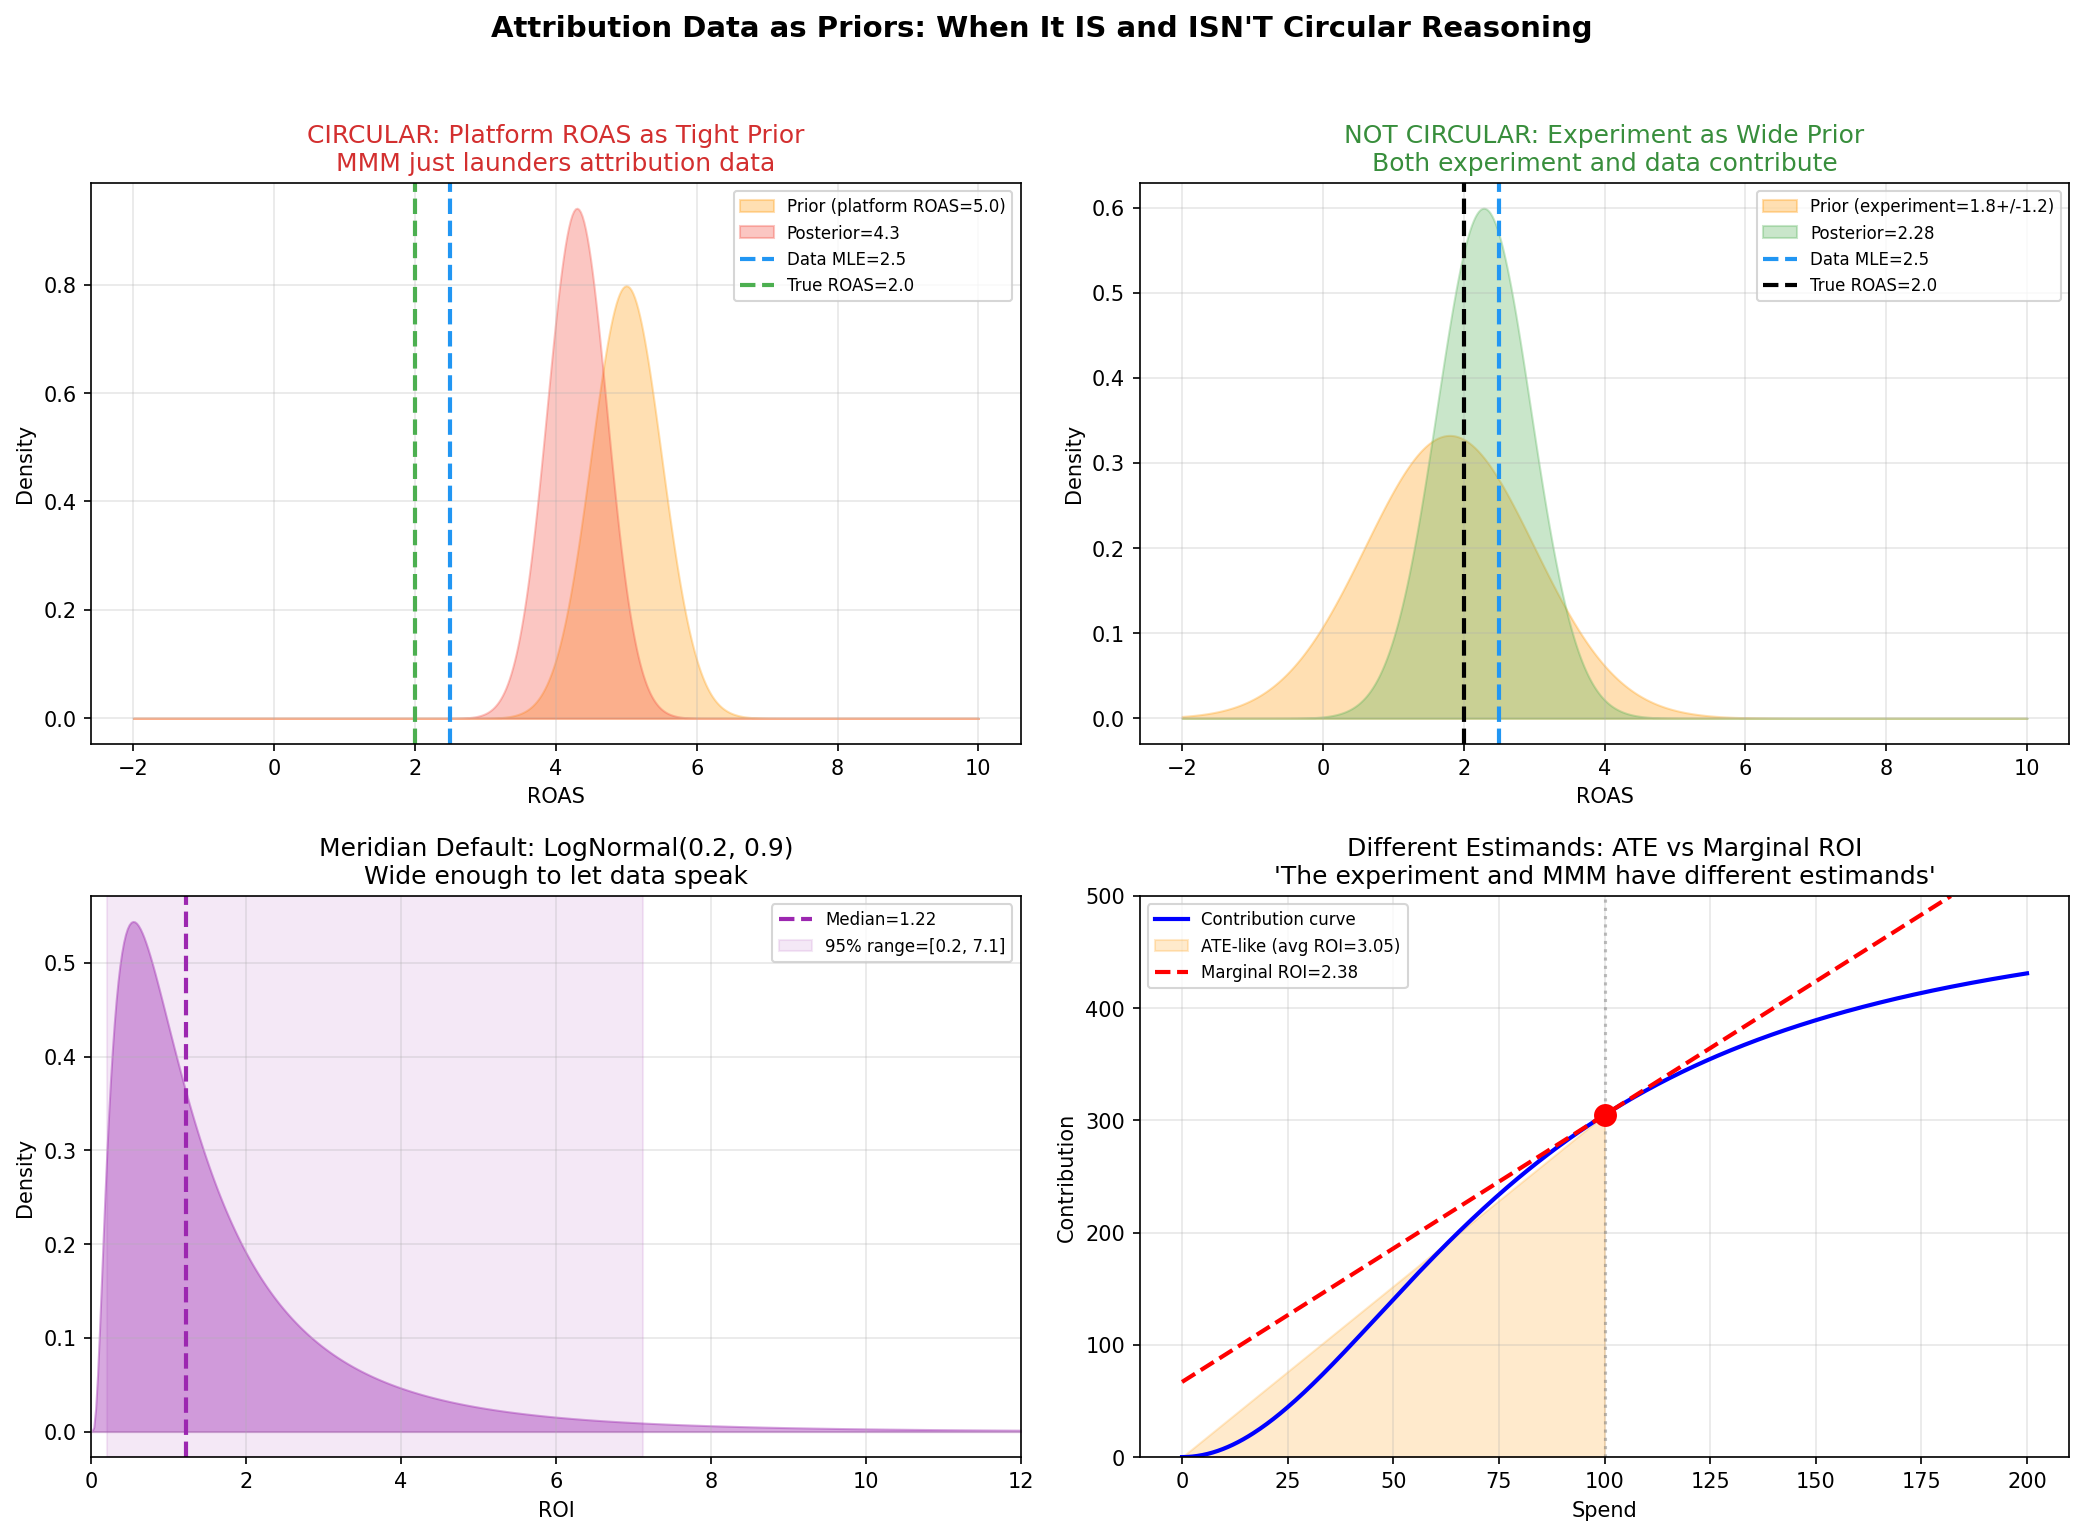

Recreate this plot in Python.
"""
10 - Attribution Data as Priors: When It IS and ISN'T Circular Reasoning
=========================================================================
Research Point (Section 9 / report 2.7):
  "If attribution data is used to setup MMM -- why MMM is needed in the
   first place? To dress up attribution data with some noise?"

  CIRCULAR when:
    - Platform-reported ROAS as tight prior (Google Ads ROAS=5 -> Meridian prior)
    - Last-click attribution -> prior (MMM just smooths attribution)
    - Tight priors in small data (prior dominates regardless)

  NOT CIRCULAR when:
    - Priors from randomized experiments (geo-lift, conversion lift)
    - Wide default priors (LogNormal(0.2, 0.9) allows 0.2 to 8.0)
    - Prior-posterior comparison shows data moved the prior

  "The ROI measured by an experiment never aligns perfectly with the
   ROI measured by MMM. They have different estimands."

This script demonstrates:
  1. Tight platform-based priors -> MMM confirms platform data (circular)
  2. Wide experiment-based priors -> MMM discovers from data (not circular)
  3. The "different estimands" problem
  4. How to detect circularity: source quality + prior strength + posterior movement
"""

import numpy as np
import matplotlib.pyplot as plt
from scipy import stats

from demo_utils import finalize_figure

np.random.seed(42)


def bayesian_update(prior_mean, prior_std, data_mean, data_std):
    """Normal-Normal conjugate update."""
    prior_prec = 1.0 / prior_std**2
    data_prec = 1.0 / data_std**2
    post_prec = prior_prec + data_prec
    post_mean = (prior_prec * prior_mean + data_prec * data_mean) / post_prec
    post_std = 1.0 / np.sqrt(post_prec)
    return post_mean, post_std


def overlap_coefficient(mu1, sig1, mu2, sig2, grid=None):
    """Compute overlap coefficient between two Gaussians."""
    if grid is None:
        grid = np.linspace(
            min(mu1, mu2) - 4 * max(sig1, sig2),
            max(mu1, mu2) + 4 * max(sig1, sig2),
            5000,
        )
    pdf1 = stats.norm.pdf(grid, mu1, sig1)
    pdf2 = stats.norm.pdf(grid, mu2, sig2)
    return np.trapz(np.minimum(pdf1, pdf2), grid)


def prior_weight(prior_std, data_std):
    """Weight placed on the prior mean in the conjugate posterior."""
    prior_prec = 1.0 / prior_std**2
    data_prec = 1.0 / data_std**2
    return prior_prec / (prior_prec + data_prec)


def posterior_leans_toward(prior_mean, post_mean, data_mean):
    """Whether the posterior remains closer to the prior or the data."""
    return "prior" if abs(post_mean - prior_mean) < abs(post_mean - data_mean) else "data"


# ══════════════════════════════════════════════════════════════════════════
# SCENARIO 1: CIRCULAR -- Platform ROAS as Tight Prior
# ══════════════════════════════════════════════════════════════════════════

print("=" * 70)
print("SCENARIO 1: CIRCULAR REASONING")
print("Using Google Ads self-reported ROAS as a tight prior in Meridian")
print("=" * 70)

# Google Ads says ROAS = 5.0 (self-reported, likely inflated)
# True incremental ROAS = 2.0 (what MMM should find)
# Data suggests ROAS around 2.5 (noisy but closer to truth)

platform_roas = 5.0
true_roas = 2.0
data_roas = 2.5
data_noise = 0.8  # informative observational data, but still noisy

# Tight prior from platform data
tight_prior_mean = platform_roas
tight_prior_std = 0.5  # very confident in platform number

post_mean_tight, post_std_tight = bayesian_update(
    tight_prior_mean, tight_prior_std, data_roas, data_noise
)
tight_prior_weight = prior_weight(tight_prior_std, data_noise)

print(f"\n  Platform-reported ROAS:   {platform_roas}")
print(f"  True incremental ROAS:    {true_roas}")
print(f"  Data suggests (MLE):      {data_roas}")
print(f"  Tight prior:              N({tight_prior_mean}, {tight_prior_std})")
print(f"  Posterior:                 N({post_mean_tight:.2f}, {post_std_tight:.2f})")
print(f"  Prior weight in posterior: {tight_prior_weight:.1%}")
print(
    f"  Prior-posterior overlap:   {overlap_coefficient(tight_prior_mean, tight_prior_std, post_mean_tight, post_std_tight):.1%}"
)
print()
print(f"  The MMM 'finds' ROAS = {post_mean_tight:.1f}, which is close to the")
print(f"  platform's number ({platform_roas}) and far from the truth ({true_roas}).")
print(f"  The MMM has just LAUNDERED the platform attribution data.")
print(f"  -> THIS IS CIRCULAR REASONING")


# ══════════════════════════════════════════════════════════════════════════
# SCENARIO 2: NOT CIRCULAR -- Experimental Data with Wide Prior
# ══════════════════════════════════════════════════════════════════════════

print("\n" + "=" * 70)
print("SCENARIO 2: NOT CIRCULAR REASONING")
print("Using geo-lift experiment results as a wide prior")
print("=" * 70)

# Geo-lift experiment found ROAS = 1.8 +/- 1.2
experiment_roas = 1.8
experiment_std = 1.2  # wide -- experiment has uncertainty too

# Use as a wide prior
wide_prior_mean = experiment_roas
wide_prior_std = experiment_std  # wide enough to let data speak

post_mean_wide, post_std_wide = bayesian_update(
    wide_prior_mean, wide_prior_std, data_roas, data_noise
)
wide_prior_weight = prior_weight(wide_prior_std, data_noise)

print(f"\n  Geo-lift experiment ROAS:  {experiment_roas} +/- {experiment_std}")
print(f"  True incremental ROAS:     {true_roas}")
print(f"  Data suggests (MLE):       {data_roas}")
print(f"  Wide prior:                N({wide_prior_mean}, {wide_prior_std})")
print(f"  Posterior:                  N({post_mean_wide:.2f}, {post_std_wide:.2f})")
print(f"  Prior weight in posterior:  {wide_prior_weight:.1%}")
print(
    f"  Prior-posterior overlap:    {overlap_coefficient(wide_prior_mean, wide_prior_std, post_mean_wide, post_std_wide):.1%}"
)
print()
print(
    f"  The posterior ({post_mean_wide:.2f}) is between the experiment ({experiment_roas})"
)
print(f"  and the data ({data_roas}). Both sources of information contribute.")
print(f"  -> THIS IS LEGITIMATE BAYESIAN UPDATING")


# ══════════════════════════════════════════════════════════════════════════
# SCENARIO 3: Meridian Default Prior -- How Much Room Does Data Have?
# ══════════════════════════════════════════════════════════════════════════

print("\n" + "=" * 70)
print("SCENARIO 3: Meridian Default ROI Prior -- LogNormal(0.2, 0.9)")
print("=" * 70)

# LogNormal(0.2, 0.9) in log-space -> in original space:
# median = exp(0.2) = 1.22
# 95% CI: [exp(0.2 - 1.96*0.9), exp(0.2 + 1.96*0.9)] = [0.20, 7.47]
ln_mu = 0.2
ln_sigma = 0.9
median_roi = np.exp(ln_mu)
ci_low = np.exp(ln_mu - 1.96 * ln_sigma)
ci_high = np.exp(ln_mu + 1.96 * ln_sigma)

print(f"\n  LogNormal(mu={ln_mu}, sigma={ln_sigma}):")
print(f"    Median ROI:  {median_roi:.2f}")
print(f"    Mean ROI:    {np.exp(ln_mu + ln_sigma**2 / 2):.2f}")
print(f"    95% range:   [{ci_low:.2f}, {ci_high:.2f}]")
print()
print(f"  This is wide enough that data CAN meaningfully update it.")
print(f"  -> DEFENSIBLE prior choice (not circular)")


# ══════════════════════════════════════════════════════════════════════════
# SCENARIO 4: THE "DIFFERENT ESTIMANDS" PROBLEM
# ══════════════════════════════════════════════════════════════════════════

print("\n" + "=" * 70)
print("SCENARIO 4: The 'Different Estimands' Problem")
print("=" * 70)

print("""
  Google Meridian documentation:
    "The ROI measured by an experiment never aligns perfectly with the
     ROI measured by MMM. (In statistical terms, the experiment and
     MMM have different estimands.)"

  Experiment: "What happens when we turn Facebook OFF in 20 geos?"
    -> Measures: Total average treatment effect of Facebook ON vs OFF
    -> Estimand: ATE of having Facebook at all

  MMM: "What is the marginal return of the NEXT dollar on Facebook?"
    -> Estimates: Marginal ROI at current spend level  
    -> Estimand: dSales/dSpend at the current operating point

  These are DIFFERENT quantities:
    - Experiment ATE = 3.0 (having Facebook at all is valuable)
    - MMM marginal ROI = 1.5 (next dollar is less valuable due to saturation)

  Using one as prior for the other introduces systematic mismatch.
""")

# Illustrate with a saturation curve
spend_range = np.linspace(0, 200, 500)
from scipy.special import expit


def hill(x, ec=80, slope=2):
    return x**slope / (ec**slope + x**slope)


contribution = 500 * hill(spend_range, ec=80, slope=2)

# ATE: total contribution at current spend vs zero
current_spend = 100
ate = 500 * hill(current_spend, 80, 2) - 0  # vs no spend

# Marginal ROI: derivative at current point
delta = 0.01
marginal = (
    500 * hill(current_spend + delta, 80, 2) - 500 * hill(current_spend, 80, 2)
) / delta

# Average ROI
avg_roi = 500 * hill(current_spend, 80, 2) / current_spend

print(f"  At current spend = {current_spend}:")
print(f"    Total contribution (ATE-like):  {ate:.1f}")
print(f"    Average ROI:                     {avg_roi:.2f}")
print(f"    Marginal ROI:                    {marginal:.2f}")
print()
print(
    f"  ATE vs marginal ROI differ by {abs(avg_roi - marginal) / marginal * 100:.0f}%!"
)
print(f"  Using ATE as prior for marginal ROI introduces systematic bias.")


# ══════════════════════════════════════════════════════════════════════════
# CIRCULARITY DETECTION METRIC
# ══════════════════════════════════════════════════════════════════════════

print("\n" + "=" * 70)
print("CIRCULARITY DETECTION: Key Questions to Ask")
print("=" * 70)

scenarios = [
    {
        "name": "Platform ROAS (tight)",
        "source": "Platform attribution",
        "causal_source": False,
        "prior_mean": tight_prior_mean,
        "prior_std": tight_prior_std,
        "post_mean": post_mean_tight,
        "post_std": post_std_tight,
    },
    {
        "name": "Geo-lift (wide)",
        "source": "Randomized experiment",
        "causal_source": True,
        "prior_mean": wide_prior_mean,
        "prior_std": wide_prior_std,
        "post_mean": post_mean_wide,
        "post_std": post_std_wide,
    },
]

print(
    f"\n{'Scenario':<22} {'Source':<22} {'Prior Wt':>10} {'Post leans':>12} {'Overlap':>10} {'Circular?':>12}"
)
print("-" * 94)
for scenario in scenarios:
    pr_m = scenario["prior_mean"]
    pr_s = scenario["prior_std"]
    po_m = scenario["post_mean"]
    po_s = scenario["post_std"]
    pw = prior_weight(pr_s, data_noise)
    lean = posterior_leans_toward(pr_m, po_m, data_roas)
    ov = overlap_coefficient(pr_m, pr_s, po_m, po_s)
    circular = "YES" if (not scenario["causal_source"] and pw > 0.5 and lean == "prior") else "NO"
    print(
        f"{scenario['name']:<22} {scenario['source']:<22} {pw:>9.1%} {lean:>12} {ov:>10.1%} {circular:>12}"
    )

print()
print("  Key questions for any Bayesian MMM vendor:")
print("  1. Where did your priors come from?")
print("  2. How tight are they?")
print("  3. How much did the posterior move from the prior?")
print("  Overlap alone is NOT enough: source quality and prior dominance matter.")
print("  If the answer is: 'platform data' + 'tight' + 'not much' -> circular.")


# ══════════════════════════════════════════════════════════════════════════
# VISUALIZATION
# ══════════════════════════════════════════════════════════════════════════

fig, axes = plt.subplots(2, 2, figsize=(14, 10))
x_grid = np.linspace(-2, 10, 500)

# Panel A: Circular reasoning scenario
axes[0, 0].fill_between(
    x_grid,
    stats.norm.pdf(x_grid, tight_prior_mean, tight_prior_std),
    alpha=0.3,
    color="#FF9800",
    label=f"Prior (platform ROAS={platform_roas})",
)
axes[0, 0].fill_between(
    x_grid,
    stats.norm.pdf(x_grid, post_mean_tight, post_std_tight),
    alpha=0.3,
    color="#F44336",
    label=f"Posterior={post_mean_tight:.1f}",
)
axes[0, 0].axvline(
    data_roas,
    color="#2196F3",
    linestyle="--",
    linewidth=2,
    label=f"Data MLE={data_roas}",
)
axes[0, 0].axvline(
    true_roas,
    color="#4CAF50",
    linestyle="--",
    linewidth=2,
    label=f"True ROAS={true_roas}",
)
axes[0, 0].set_xlabel("ROAS")
axes[0, 0].set_ylabel("Density")
axes[0, 0].set_title(
    "CIRCULAR: Platform ROAS as Tight Prior\nMMM just launders attribution data",
    color="#D32F2F",
)
axes[0, 0].legend(fontsize=8)
axes[0, 0].grid(alpha=0.3)

# Panel B: Not circular scenario
axes[0, 1].fill_between(
    x_grid,
    stats.norm.pdf(x_grid, wide_prior_mean, wide_prior_std),
    alpha=0.3,
    color="#FF9800",
    label=f"Prior (experiment={experiment_roas}+/-{experiment_std})",
)
axes[0, 1].fill_between(
    x_grid,
    stats.norm.pdf(x_grid, post_mean_wide, post_std_wide),
    alpha=0.3,
    color="#4CAF50",
    label=f"Posterior={post_mean_wide:.2f}",
)
axes[0, 1].axvline(
    data_roas,
    color="#2196F3",
    linestyle="--",
    linewidth=2,
    label=f"Data MLE={data_roas}",
)
axes[0, 1].axvline(
    true_roas,
    color="black",
    linestyle="--",
    linewidth=2,
    label=f"True ROAS={true_roas}",
)
axes[0, 1].set_xlabel("ROAS")
axes[0, 1].set_ylabel("Density")
axes[0, 1].set_title(
    "NOT CIRCULAR: Experiment as Wide Prior\nBoth experiment and data contribute",
    color="#388E3C",
)
axes[0, 1].legend(fontsize=8)
axes[0, 1].grid(alpha=0.3)

# Panel C: Meridian default prior
roi_range = np.linspace(0.01, 12, 500)
lognormal_pdf = stats.lognorm.pdf(roi_range, s=ln_sigma, scale=np.exp(ln_mu))
axes[1, 0].fill_between(roi_range, lognormal_pdf, alpha=0.4, color="#9C27B0")
axes[1, 0].axvline(
    median_roi,
    color="#9C27B0",
    linestyle="--",
    linewidth=2,
    label=f"Median={median_roi:.2f}",
)
axes[1, 0].axvspan(
    ci_low,
    ci_high,
    alpha=0.1,
    color="#9C27B0",
    label=f"95% range=[{ci_low:.1f}, {ci_high:.1f}]",
)
axes[1, 0].set_xlabel("ROI")
axes[1, 0].set_ylabel("Density")
axes[1, 0].set_title(
    "Meridian Default: LogNormal(0.2, 0.9)\nWide enough to let data speak"
)
axes[1, 0].legend(fontsize=8)
axes[1, 0].grid(alpha=0.3)
axes[1, 0].set_xlim(0, 12)

# Panel D: Different estimands illustration
axes[1, 1].plot(
    spend_range, contribution, "b-", linewidth=2, label="Contribution curve"
)
axes[1, 1].fill_between(
    [0, current_spend],
    [0, 0],
    [0, 500 * hill(current_spend, 80, 2)],
    alpha=0.2,
    color="#FF9800",
    label=f"ATE-like (avg ROI={avg_roi:.2f})",
)
# Tangent line at current spend
tangent_y = 500 * hill(current_spend, 80, 2) + marginal * (spend_range - current_spend)
valid = (tangent_y > 0) & (tangent_y < 500)
axes[1, 1].plot(
    spend_range[valid],
    tangent_y[valid],
    "r--",
    linewidth=2,
    label=f"Marginal ROI={marginal:.2f}",
)
axes[1, 1].scatter(
    [current_spend], [500 * hill(current_spend, 80, 2)], c="red", s=100, zorder=5
)
axes[1, 1].axvline(current_spend, color="gray", linestyle=":", alpha=0.5)
axes[1, 1].set_xlabel("Spend")
axes[1, 1].set_ylabel("Contribution")
axes[1, 1].set_title(
    "Different Estimands: ATE vs Marginal ROI\n'The experiment and MMM have different estimands'"
)
axes[1, 1].legend(fontsize=8)
axes[1, 1].grid(alpha=0.3)
axes[1, 1].set_ylim(0, 500)

plt.suptitle(
    "Attribution Data as Priors: When It IS and ISN'T Circular Reasoning",
    fontsize=14,
    fontweight="bold",
    y=1.02,
)
plt.tight_layout()
finalize_figure("10_circular_reasoning_priors.png", fig=fig)

print("\nKEY TAKEAWAY:")
print("  The circular reasoning critique is VALID when:")
print("    - Platform-reported ROAS used as tight priors")
print("    - Last-click attribution data used as priors")
print("    - Prior dominates posterior (data cannot override)")
print("  The critique is LESS VALID when:")
print("    - Priors from randomized experiments (geo-lift, conversion lift)")
print("    - Wide priors that allow data to speak")
print("    - Prior-posterior comparison shows meaningful updating")
print("  KEY QUESTION: 'Where did your priors come from, how tight are they,")
print("  and how much did the posterior move from the prior?'")
